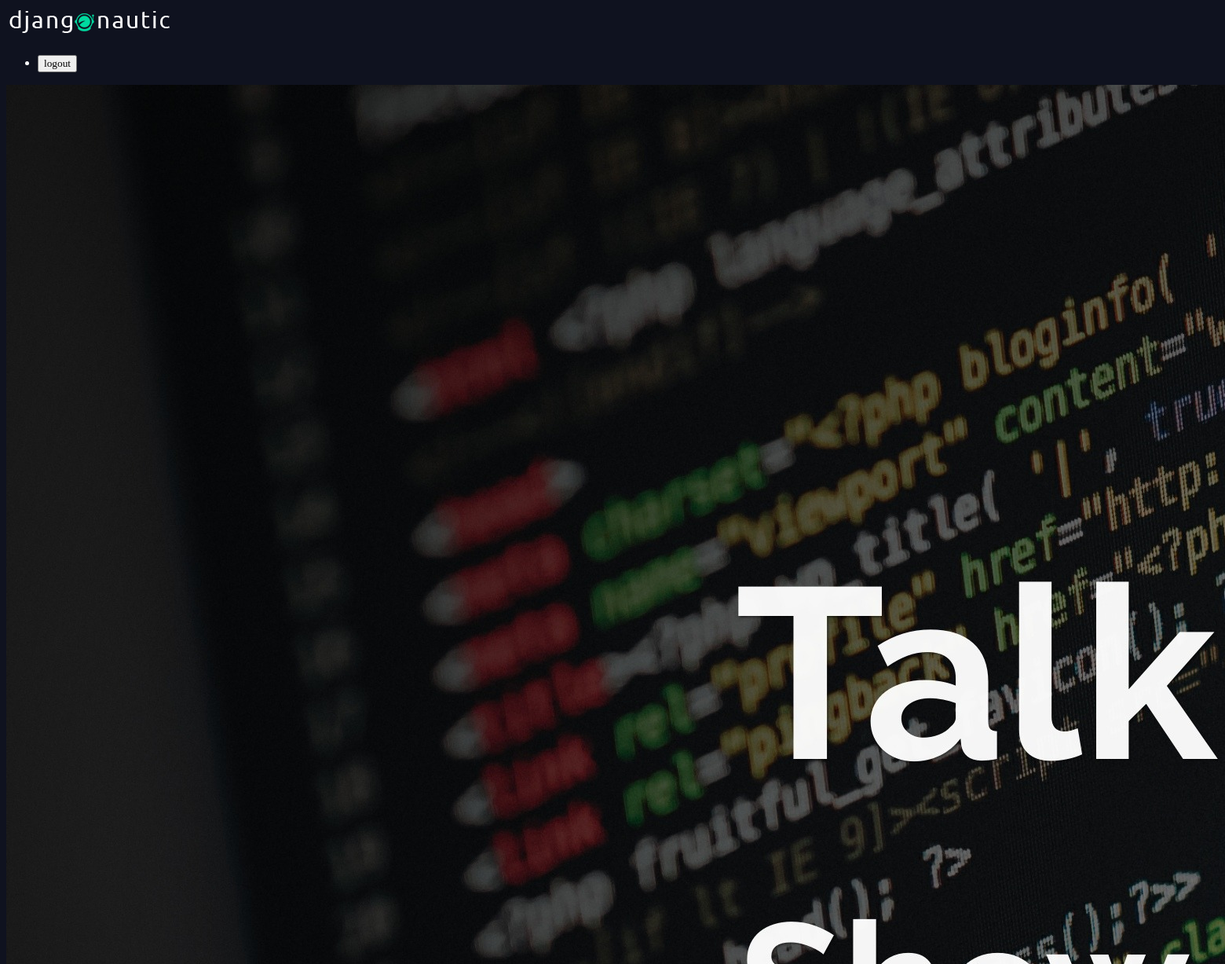
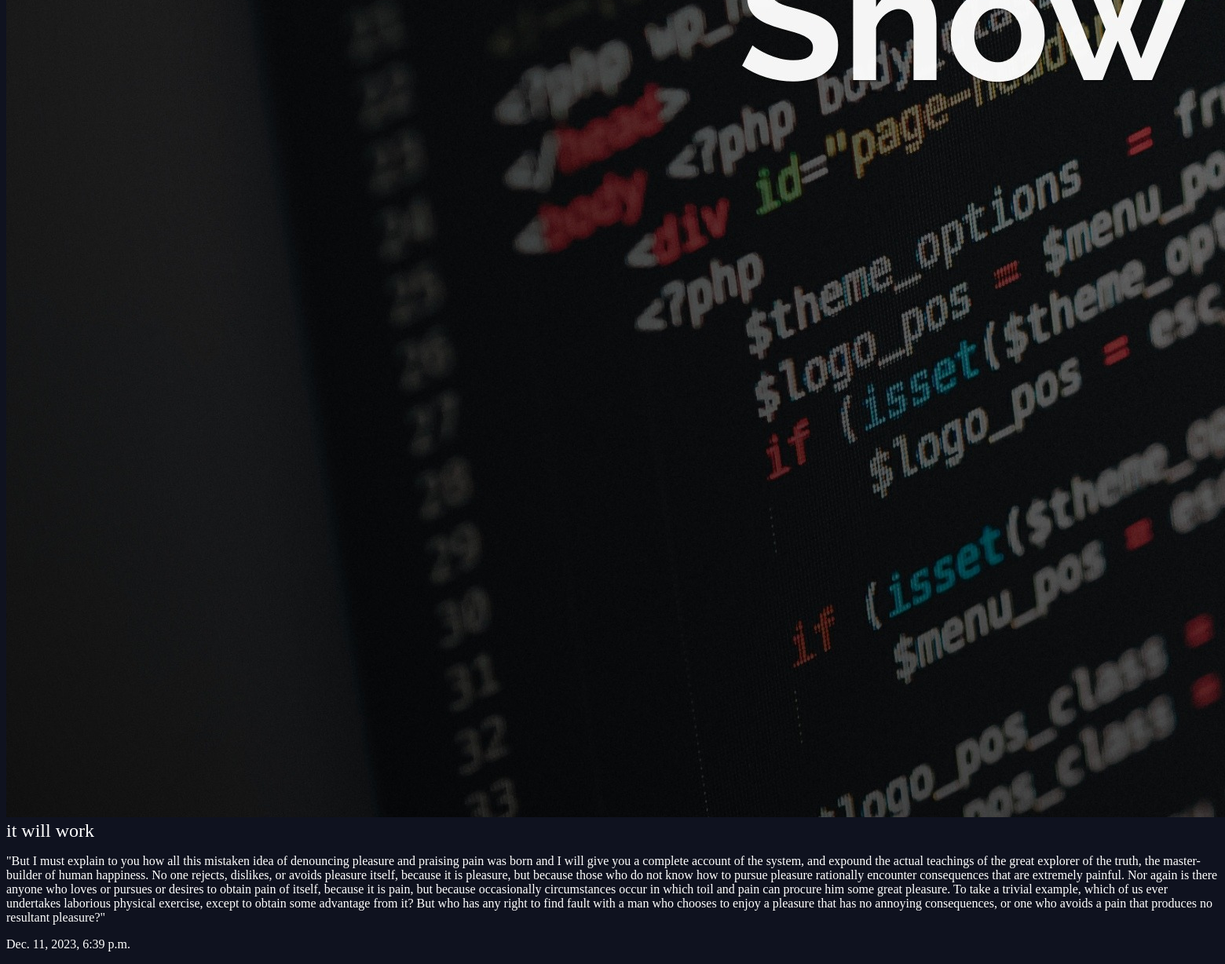
Page /article/it-will-work/ on the committed database (2 pictures, top to bottom).
### articles/models.py (models this page shows, shortened)
class  Article(models.Model):
    title=models.CharField(max_length=255)
    slug=models.SlugField()
    body=models.TextField()
    date=models.DateTimeField(auto_now_add=True)
    thumb=models.ImageField(default='default.png',blank=True)
    author=models.ForeignKey(User,on_delete=models.CASCADE, null=True)

### articles/views.py (the view)
# urls.py: path('<slug:slug>/', views.article_detail, name='detail'),
def article_detail(request,slug):
    article=Article.objects.get(slug=slug)
    return render(request,'articles/article_detail.html', {'article':article})

### articles/templates/articles/article_detail.html
{% extends 'base_layout.html'%}
    {% block content %}
    <div class="article-detail">
        <div class="artcile">
            <img src="{{article.thumb.url }}" alt="can't load the image">
           <h2>{{ article.title }}</h2>
            <p>{{ article.body }}</p>
             <p>{{ article.date }}</p>
        </div>
</div>
    {% endblock %}

### assets/styles.css (style rules this page uses)
body { background-color: #0f121f; background-image: url(/static/stars.png); background-repeat-y: no-repeat; color: #fff; }
body * { font-family: Ubuntu; }
h1, h2, h3, h4, h5 { font-weight: normal; margin: 0; }

### rows in the picture
Article: thumb (picture), title "it will work", body "\"But I must explain to you how all this mistaken idea of denouncing pleasure and praising pain was born and I will give you a complete account of the system, and expound the actual teachings of the great explorer of the truth, the master-builder of human happiness. No one rejects, dislikes, or avoids pleasure itself, because it is pleasure, but because those who do not know how to pursue pleasure rationally encounter consequences that are extremely painful. Nor again is there anyone who loves or pursues or desires to obtain pain of itself, because it is pain, but because occasionally circumstances occur in which toil and pain can procure him some great pleasure. To take a trivial example,…", date "Dec. 11, 2023, 6:39 p.m."
